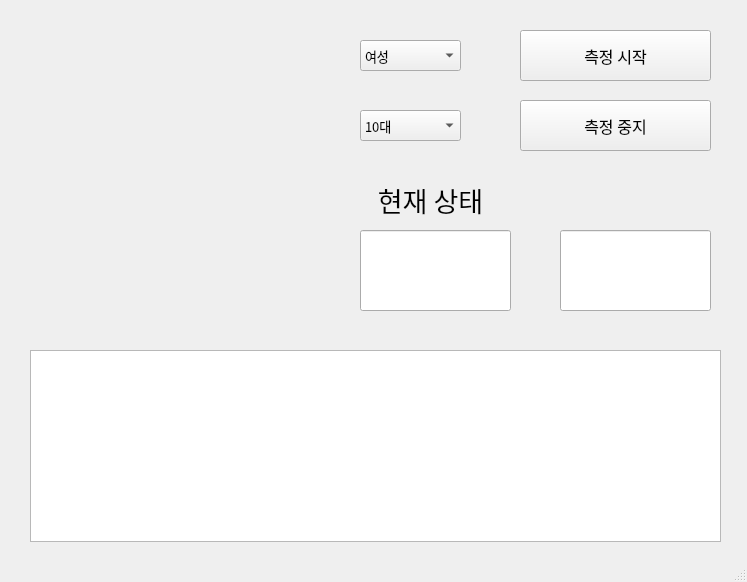
<?xml version="1.0" encoding="UTF-8"?>
<ui version="4.0">
 <class>MainWindow</class>
 <widget class="QMainWindow" name="MainWindow">
  <property name="geometry">
   <rect>
    <x>0</x>
    <y>0</y>
    <width>747</width>
    <height>582</height>
   </rect>
  </property>
  <property name="windowTitle">
   <string>MainWindow</string>
  </property>
  <widget class="QWidget" name="centralwidget">
   <widget class="QLabel" name="label">
    <property name="geometry">
     <rect>
      <x>30</x>
      <y>20</y>
      <width>301</width>
      <height>301</height>
     </rect>
    </property>
    <property name="text">
     <string>&lt;html&gt;&lt;head/&gt;&lt;body&gt;&lt;p&gt;&lt;img src=&quot;:/newPrefix/profile.png&quot;/&gt;&lt;/p&gt;&lt;/body&gt;&lt;/html&gt;</string>
    </property>
   </widget>
   <widget class="QComboBox" name="gender">
    <property name="geometry">
     <rect>
      <x>360</x>
      <y>40</y>
      <width>101</width>
      <height>31</height>
     </rect>
    </property>
    <property name="font">
     <font>
      <family>배달의민족 주아</family>
      <pointsize>10</pointsize>
     </font>
    </property>
    <item>
     <property name="text">
      <string>여성</string>
     </property>
    </item>
    <item>
     <property name="text">
      <string>남성</string>
     </property>
    </item>
   </widget>
   <widget class="QComboBox" name="age">
    <property name="geometry">
     <rect>
      <x>360</x>
      <y>110</y>
      <width>101</width>
      <height>31</height>
     </rect>
    </property>
    <property name="font">
     <font>
      <family>배달의민족 주아</family>
      <pointsize>10</pointsize>
     </font>
    </property>
    <item>
     <property name="text">
      <string>10대</string>
     </property>
    </item>
    <item>
     <property name="text">
      <string>20대</string>
     </property>
    </item>
    <item>
     <property name="text">
      <string>30대</string>
     </property>
    </item>
    <item>
     <property name="text">
      <string>40대</string>
     </property>
    </item>
    <item>
     <property name="text">
      <string>50대</string>
     </property>
    </item>
    <item>
     <property name="text">
      <string>60대</string>
     </property>
    </item>
    <item>
     <property name="text">
      <string>70대</string>
     </property>
    </item>
    <item>
     <property name="text">
      <string>80대</string>
     </property>
    </item>
    <item>
     <property name="text">
      <string>90대</string>
     </property>
    </item>
   </widget>
   <widget class="QPushButton" name="start_btn">
    <property name="geometry">
     <rect>
      <x>520</x>
      <y>30</y>
      <width>191</width>
      <height>51</height>
     </rect>
    </property>
    <property name="font">
     <font>
      <family>배달의민족 주아</family>
      <pointsize>12</pointsize>
     </font>
    </property>
    <property name="text">
     <string>측정 시작</string>
    </property>
   </widget>
   <widget class="QPushButton" name="stop_btn">
    <property name="geometry">
     <rect>
      <x>520</x>
      <y>100</y>
      <width>191</width>
      <height>51</height>
     </rect>
    </property>
    <property name="font">
     <font>
      <family>배달의민족 주아</family>
      <pointsize>12</pointsize>
     </font>
    </property>
    <property name="text">
     <string>측정 중지</string>
    </property>
   </widget>
   <widget class="QGraphicsView" name="graphicsView">
    <property name="geometry">
     <rect>
      <x>30</x>
      <y>350</y>
      <width>691</width>
      <height>192</height>
     </rect>
    </property>
   </widget>
   <widget class="QLineEdit" name="status">
    <property name="geometry">
     <rect>
      <x>360</x>
      <y>230</y>
      <width>151</width>
      <height>81</height>
     </rect>
    </property>
    <property name="font">
     <font>
      <family>배달의민족 주아</family>
      <pointsize>36</pointsize>
     </font>
    </property>
    <property name="text">
     <string/>
    </property>
   </widget>
   <widget class="QLineEdit" name="lineEdit_2">
    <property name="geometry">
     <rect>
      <x>560</x>
      <y>230</y>
      <width>151</width>
      <height>81</height>
     </rect>
    </property>
    <property name="font">
     <font>
      <family>배달의민족 주아</family>
      <pointsize>36</pointsize>
     </font>
    </property>
   </widget>
   <widget class="QLabel" name="label_2">
    <property name="geometry">
     <rect>
      <x>360</x>
      <y>180</y>
      <width>141</width>
      <height>41</height>
     </rect>
    </property>
    <property name="font">
     <font>
      <family>배달의민족 도현</family>
      <pointsize>20</pointsize>
     </font>
    </property>
    <property name="text">
     <string>&lt;html&gt;&lt;head/&gt;&lt;body&gt;&lt;p align=&quot;center&quot;&gt;현재 상태&lt;/p&gt;&lt;/body&gt;&lt;/html&gt;</string>
    </property>
   </widget>
  </widget>
  <widget class="QStatusBar" name="statusbar"/>
 </widget>
 <resources>
  <include location="../new/source.qrc"/>
 </resources>
 <connections/>
 <slots>
  <slot>start()</slot>
  <slot>stop()</slot>
  <slot>gender()</slot>
  <slot>text()</slot>
 </slots>
</ui>
